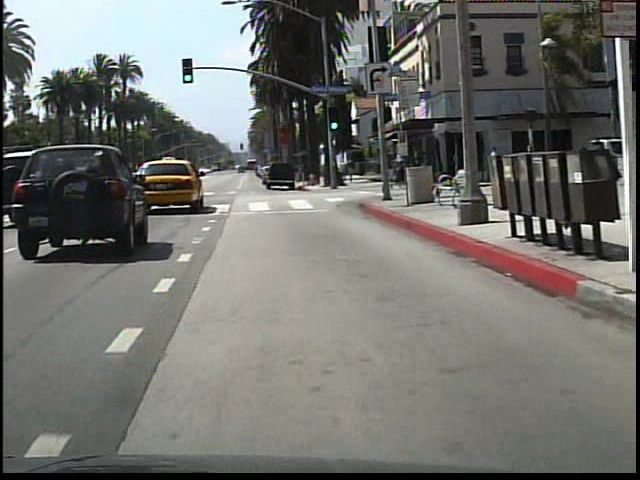
#> input picture test/caltech_learn_annoations/532.jpg, 640 x 480 px, given as the content of the folder result/select/2018_12_25_Tue_22_21_37_161/VOC0712/JPEGImages, which was not available
$ python combine_A_and_BCD.py   (Python 2 division)
#> lines starting #> are read from the running program, lines starting #| are printed output that depends on the picture
import os
import numpy as np
import cv2
import argparse
from matplotlib import  pyplot as plt

def mkdir(path):
    import os

    path = path.strip()
    path = path.rstrip("\\")

    isExists = os.path.exists(path)
    if not isExists:
        os.makedirs(path)
        print path + ' create successful.'
        return True
    else:

        print path + ' path already exists.'
        return False

parser = argparse.ArgumentParser('create image pairs')
parser.add_argument('--fold_A',
                    dest='fold_A',
                    help='input directory for image A',
                    type=str,
                    default='')
args = parser.parse_args()


ls_a = [

'/home/user/Disk1.8T/draw_result/paper_result/select/2018_12_25_Tue_22_21_37_161/VOC0712/JPEGImages',

]

ls_b = [

'/home/user/Disk1.8T/draw_result/paper_result/select/2019_01_15_Tue_12_09_38_110/VOC0712/JPEGImages',

]

ls_c = [

'/home/user/Disk1.8T/draw_result/paper_result/select/2019_06_20_Thu_00_14_46_68/VOC0712/JPEGImages',

]

ls_d = [

'/home/user/Disk1.8T/draw_result/paper_result/select/2019_06_19_Wed_11_43_49_63/VOC0712/JPEGImages',

]


for i_a in ls_a:
    for i_b in ls_b:
        for i_c in ls_c:
            for i_d in ls_d:
                img_fold_A = os.path.join(i_a)
                img_fold_B = os.path.join(i_b)
                img_fold_C = os.path.join(i_c)
                img_fold_D = os.path.join(i_d)
                img_list = os.listdir(img_fold_A)

                num_imgs = min(1000000, len(img_list))

                # img_fold_AB = os.path.join()

                #if not os.path.isdir(img_fold_AB):
                #    os.makedirs(img_fold_AB)

                for n in range(num_imgs):
                    name_A = img_list[n]
                    path_A = os.path.join(img_fold_A, name_A)

                    name_B = name_A
                    path_B = os.path.join(img_fold_B, name_B)
                    path_C = os.path.join(img_fold_C, name_B)
                    path_D = os.path.join(img_fold_D, name_B)

                    if os.path.isfile(path_A)  and os.path.isfile(path_B)\
                            and os.path.isfile(path_C) and os.path.isfile(path_D):
                        name_AB = name_A
                        # mkdir(img_fold_AB)
                        # path_AB = os.path.join(img_fold_AB, name_AB)

                        im_A = cv2.imread(path_A)
#> im_A is the input picture: shape (480, 640, 3); mean B, G, R 109.4, 113.7, 113.2
                        im_B = cv2.imread(path_B)
                        im_C = cv2.imread(path_C)
                        im_D = cv2.imread(path_D)
                        im_A =  cv2.cvtColor(im_A, cv2.COLOR_BGR2RGB)
                        im_B =  cv2.cvtColor(im_B, cv2.COLOR_BGR2RGB)
                        im_C =  cv2.cvtColor(im_C, cv2.COLOR_BGR2RGB)
                        im_D =  cv2.cvtColor(im_D, cv2.COLOR_BGR2RGB)


                        im_AB = np.hstack([im_A, im_B, im_C, im_D])
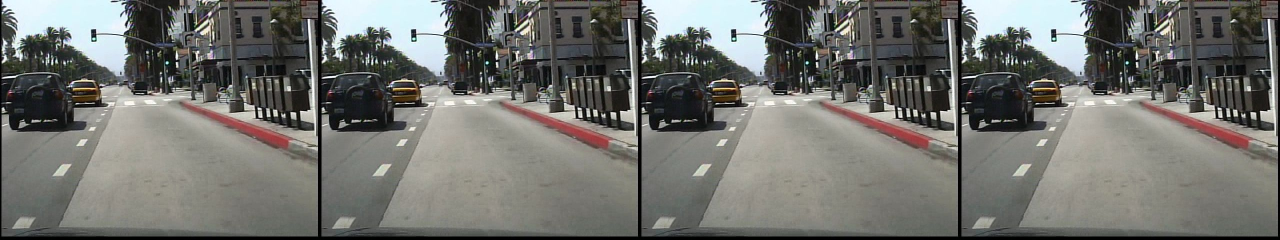
#> im_AB: shape (480, 2560, 3) (shown at 1/2 size); mean R, G, B 113.2, 113.7, 109.4

                        show = True
                        if show:
                            plt.figure(figsize=(64*4, 48))
                            plt.title(name_A)
                            # plt.imshow(im_A)
                            # plt.imshow(im_B)
                            plt.imshow(im_AB)
                            plt.show()

                        # save img
                        # cv2.imwrite(path_AB, im_AB)

$ run again, on test/caltech_learn_annoations/set01-v000-1.jpg
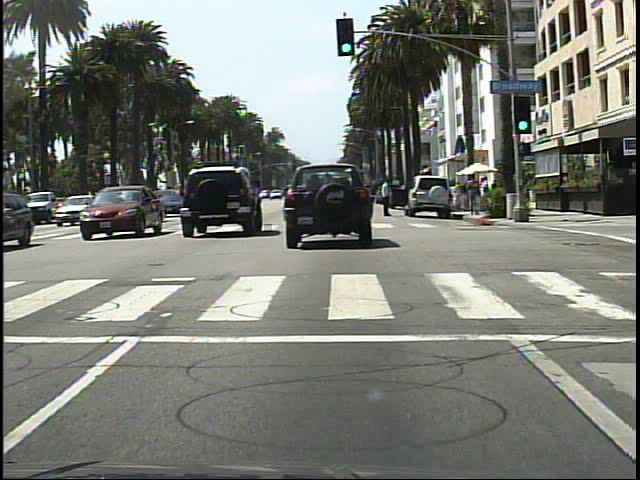
#> input picture test/caltech_learn_annoations/set01-v000-1.jpg, 640 x 480 px, given as the content of the folder result/select/2018_12_25_Tue_22_21_37_161/VOC0712/JPEGImages, which was not available
#> im_A is the input picture: shape (480, 640, 3); mean B, G, R 117, 123.8, 121
#> `im_AB = np.hstack([im_A, im_B, im_C, im_D])`:
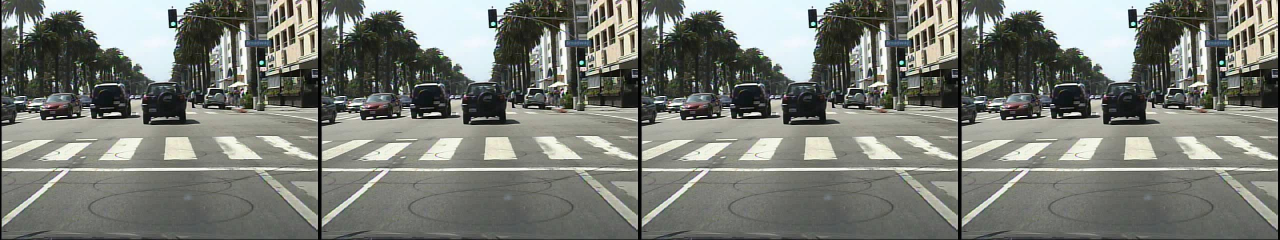
#> im_AB: shape (480, 2560, 3) (shown at 1/2 size); mean R, G, B 121, 123.8, 117

$ run again, on test/caltech_learn_annoations/set06_V001_I00029.jpg
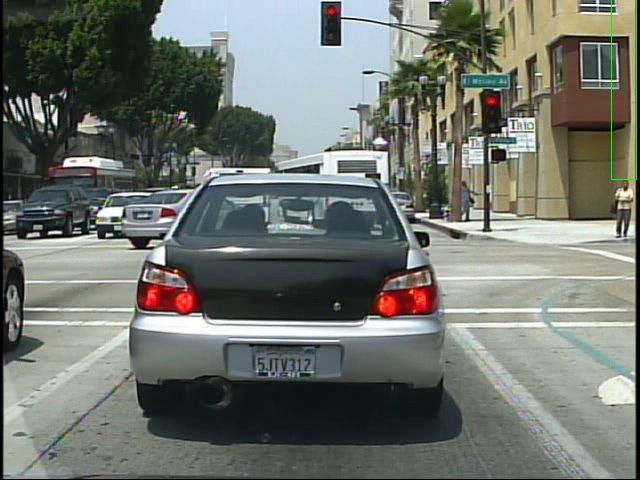
#> input picture test/caltech_learn_annoations/set06_V001_I00029.jpg, 640 x 480 px, given as the content of the folder result/select/2018_12_25_Tue_22_21_37_161/VOC0712/JPEGImages, which was not available
#> im_A is the input picture: shape (480, 640, 3); mean B, G, R 109.6, 115.8, 111.6
#> `im_AB = np.hstack([im_A, im_B, im_C, im_D])`:
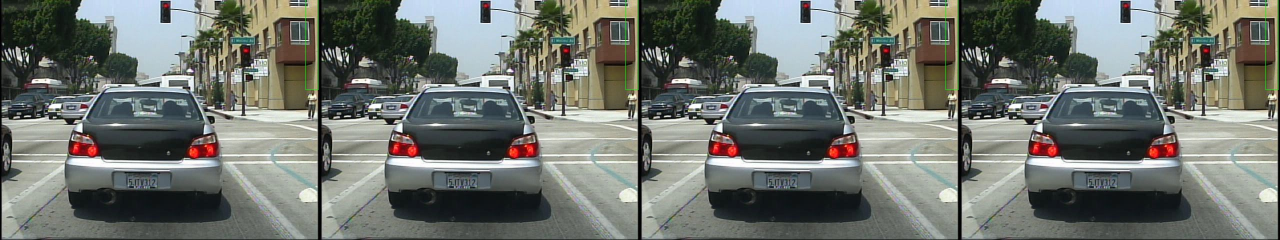
#> im_AB: shape (480, 2560, 3) (shown at 1/2 size); mean R, G, B 111.6, 115.8, 109.6
